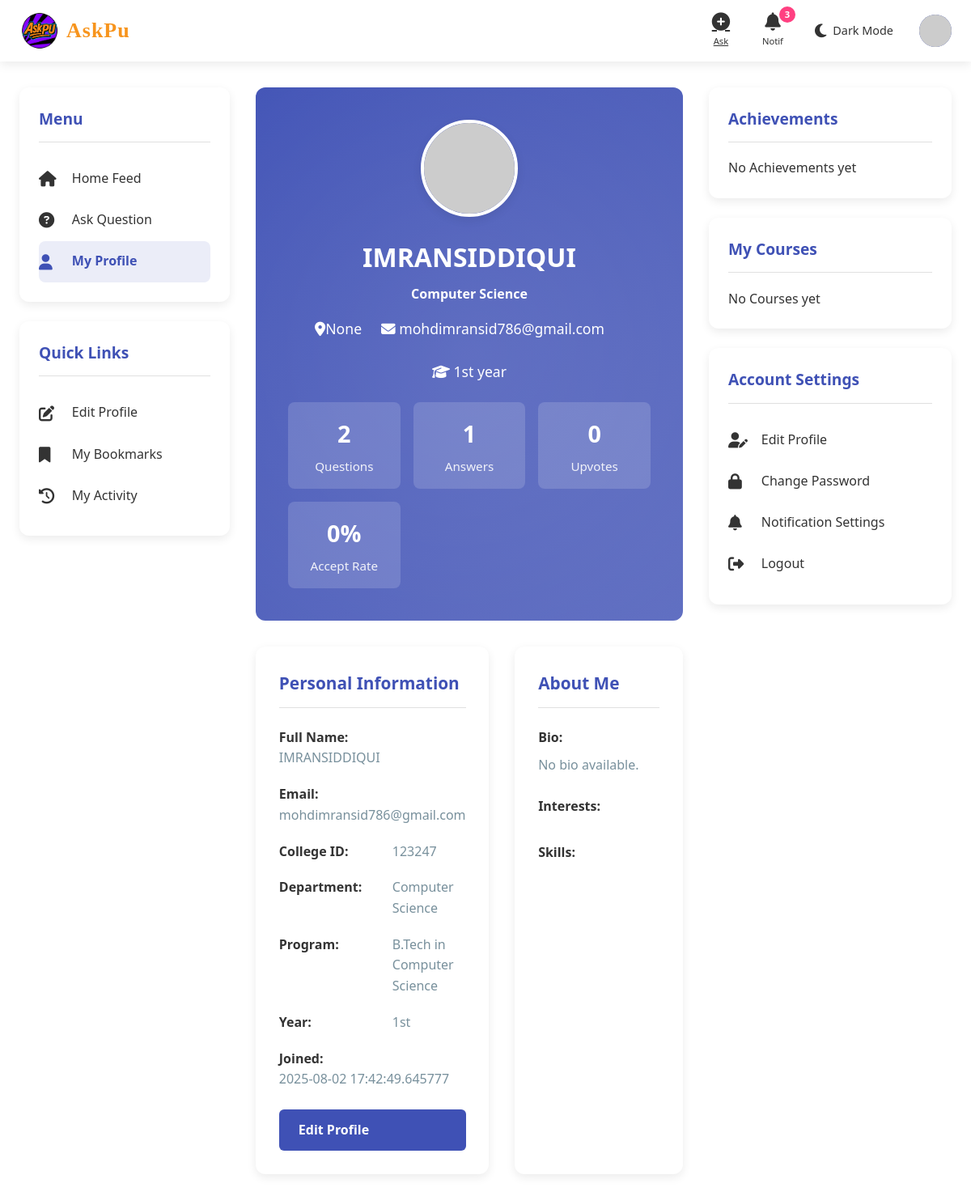
The app's page /profile (signed in), older data.
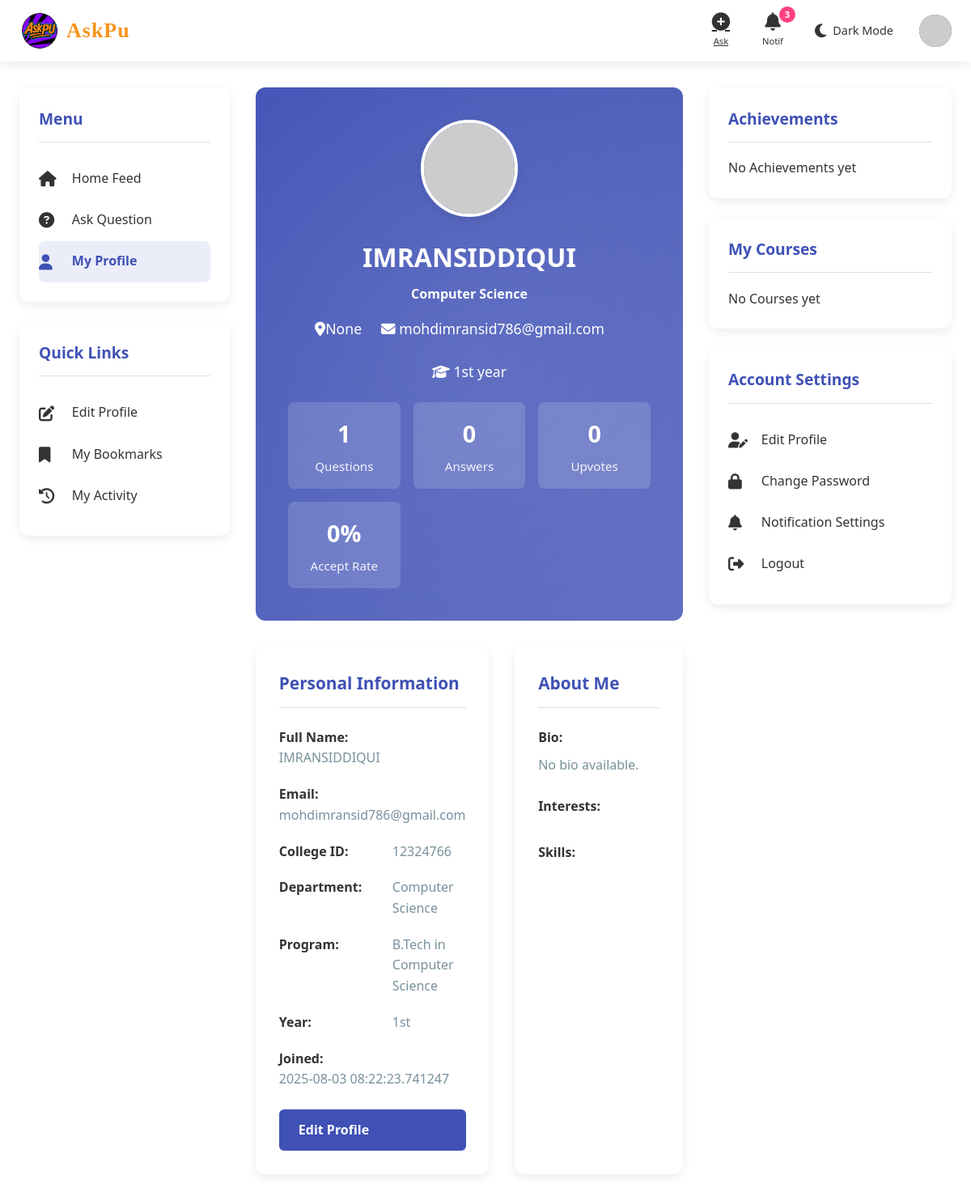
The same page, newer data.
### app.py (models this page shows)
class User(db.Model):
    id = db.Column(db.Integer, primary_key=True)#use
    first_name=db.Column(db.String(90),unique=False, nullable=False)
    last_name=db.Column(db.String(90),unique=False, nullable=False)
    full_name=db.Column(db.String(90),unique=True, nullable=True)#use
    username = db.Column(db.String(80), unique=True, nullable=False)#use
    email = db.Column(db.String(120), unique=True, nullable=False)#use
    c_id = db.Column(db.String(200), nullable=False)#use
    password = db.Column(db.String(200), nullable=False)#use
    role = db.Column(db.String(20), default='student',nullable=True)#use
    department = db.Column(db.String(50), nullable=True)#use
    year = db.Column(db.String(90), nullable=True)#use
    bio = db.Column(db.Text, nullable=True)#use
    interest= db.Column(db.String(200), nullable=True)
    skiils=db.Column(db.String(200), nullable=True)
    location=db.Column(db.String(200), nullable=True)
    questions = db.relationship('Question', backref='author', lazy=True, cascade="all, delete")
    created_at = db.Column(db.DateTime, default=datetime.utcnow)
    answers = db.relationship('Answer', backref='author', lazy=True, cascade="all, delete")
    image = db.Column(db.String(300), nullable=True)
    otp=db.Column(db.Integer)#use
    achievement=db.Column(db.String(200), nullable=True)
    course=db.Column(db.String(200), nullable=True)
    verify= db.Column(db.Boolean, default=False)
    voted_on = db.relationship(
        'Answer',
        secondary=votes_association,
        back_populates='voters',
        cascade="all, delete"
    )

### app.py (the view)
@app.route('/profile')
def profile():
    user = User.query.get(session['user_id'])
    questions = Question.query.filter_by(user_id=user.id).all()
    answers = Answer.query.filter_by(user_id=user.id).all()
    total_upvotes = 0
    accepted_answers = 0
    for answer in answers:
        upvotes = db.session.query(votes_association).filter_by(answer_id=answer.id, vote_type='upvote').count()
        downvotes = db.session.query(votes_association).filter_by(answer_id=answer.id, vote_type='downvote').count()
        score = upvotes - downvotes
        total_upvotes += upvotes
        if score >= 1:
            accepted_answers += 1
    total_answers = len(answers)
    accept_rate = round((accepted_answers / total_answers) * 100) if total_answers > 0 else 0
    return render_template(
        'profile.html',
        user=user,
        questions=questions,
        answers=answers,
        total_upvotes=total_upvotes,
        accept_rate=accept_rate
    )

### templates/profile.html (shortened to what the changed rows need)
<!DOCTYPE html>
<html lang="en">
<head>
    <link rel="stylesheet" href="https://cdnjs.cloudflare.com/ajax/libs/font-awesome/6.4.0/css/all.min.css">
        <link rel="stylesheet" href="{{url_for ('static',filename='css/styles.css')}}">
</head>
<body>
    <div class="main-container">
        <div class="main-content">
            <div class="profile-header">
                <div class="profile-avatar">
                    {% if user.image %}
  <img src="{{ url_for('static', filename='uploads/' + user.image) }}" alt="Avatar">
{% else %}
  <img src="https://api.dicebear.com/6.x/avataaars/svg?seed={{ user.username }}" alt="Default Avatar">
{% endif %}
                </div>
                 <h1 class="profile-name">{{user.full_name}}</h1>
                <p><b>{{user.department}}</b></p>
                <div class="profile-meta">
                    <div><i class="fas fa-map-marker-alt"></i>{{user.location}}</div>
                    <div><i class="fas fa-envelope"></i> {{user.email}}</div>
                    <div><i class="fas fa-graduation-cap"></i> {{ user.year}} year</div>
                </div>
                <div class="profile-stats">
                    <div class="profile-stat">
                        <div class="profile-stat-value">{{user.questions|length}}</div>
                        <div class="profile-stat-label">Questions</div>
                    </div>
                    <div class="profile-stat">
                        <div class="profile-stat-value">{{user.answers|length}}</div>
                        <div class="profile-stat-label">Answers</div>
                    </div>
                    <div class="profile-stat">
                    </div>
                    <div class="profile-stat">
                    </div>
                </div>
            </div>
            <div class="profile-content">
                <div class="profile-card">
                    <div class="info-item">
                        <div class="info-label">Full Name:</div>
                        <div class="info-value">{{user.full_name}}</div>
                    </div>
                    <div class="info-item">
                        <div class="info-label">Email:</div>
                        <div class="info-value">{{user.email}}</div>
                    </div>
                    <div class="info-item">
                        <div class="info-label">College ID:</div>
                        <div class="info-value">{{user.c_id}}</div>
                    </div>
                    <div class="info-item">
                        <div class="info-label">Department:</div>
                        <div class="info-value">{{user.department}}</div>
                    </div>
                    <div class="info-item">
                        <div class="info-label">Year:</div>
                        <div class="info-value">{{user.year}}</div>
                    </div>
                    <div class="info-item">
                        <div class="info-label">Joined:</div>
                        <div class="info-value">{{user.created_at}}</div>
                    </div>
                </div>
            </div>
        </div>
    </div>
</body>
</html>

Row changes from the older to the newer data that the page shows:
changed User "IMRANSIDDIQUI": c_id "123247" → "12324766"; created_at "2025-08-02 17:42:49.645777" → "2025-08-03 08:22:23.741247"
Text that changed along with them:
{{ user.questions|length }}: "2" → "1"
{{ user.answers|length }}: "1" → "0"
